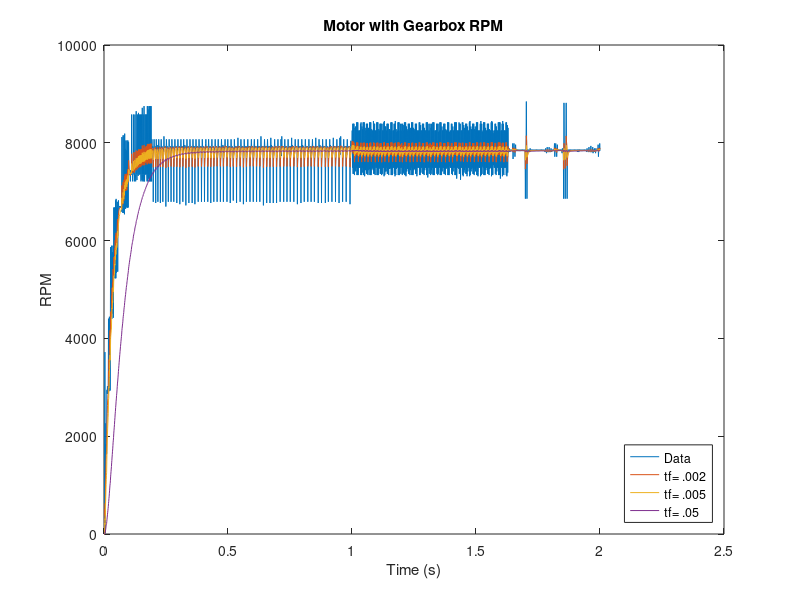

MATLAB code to generate this figure:
% Lab2B
clear all; close all; clc;

data = importdata("motor_data.csv");

time = data(:, 1) ./ 10^6; % min

% Time window
timevar2=time<=2; % Seconds for window
var2=sum(timevar2)+1;

%% Unfiltered data

% cpr
cpr = 211.2 / 4.4;
data = data(:, 2) ./ cpr;

w = zeros(length(data), 1);
for i = 1:length(data)-1
    w(i) = (data(i+1) - data(i)) / (time(i+1) - time(i));
end

w = w(:) .* 60;
plot(time(1:var2), w(1:var2));

%% Filtered data

t_f = [0.002, 0.005, 0.05];
for j = 1:length(t_f)

    wf = zeros(length(data), 1);
    for i = 2:length(data)
        b = (time(i)-time(i-1)) / (time(i)-time(i-1) + t_f(j));
        wf(i) = b* w(i) + (1 - b) * wf(i-1);
    end

    hold on;
    plot(time(1:var2), wf(1:var2))
end

title("Motor with Gearbox RPM")
xlabel("Time (s)");
ylabel("RPM");
legend("Data", "tf= .002", "tf= .005", "tf= .05", "Location", "southeast");